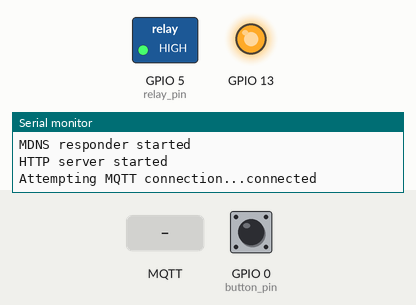
The sketch below on a simulated ESP8266 (NodeMCU). On the bench: switched loads named in the sketch (green lamp = pin HIGH), output pins drawn as LEDs (lit = HIGH), the last lines printed to the serial monitor. The test bench sets the inputs (shaded band); at power-on: GPIO 0 (button_pin) HIGH. WiFi joins after 1.5 s; servers stay silent unless stated; EEPROM starts erased; no MQTT or app messages arrive unless stated.

Above: at 5.2 s.
5.3 s: GPIO 0 (button_pin) pulled LOW for 0.15 s
At 6.2 s:
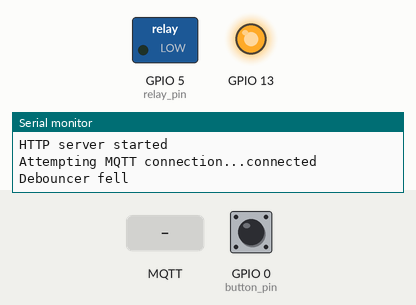
11.1 s: MQTT message "1" arrives on the first subscribed topic
At 12.3 s:
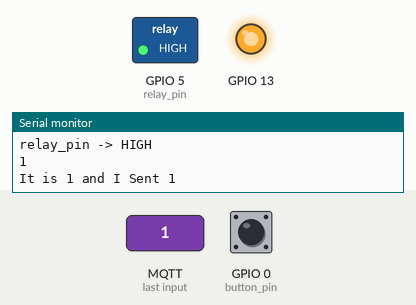
12.6 s: GPIO 0 (button_pin) pulled LOW for 1 s
At 12.9 s:
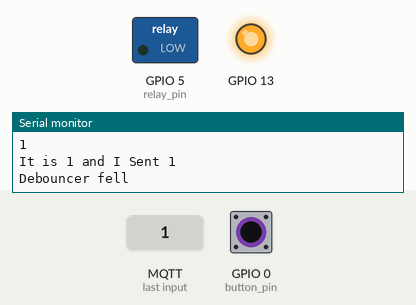
15.1 s: GPIO 0 (button_pin) pulled LOW for 3.2 s
At 16.0 s:
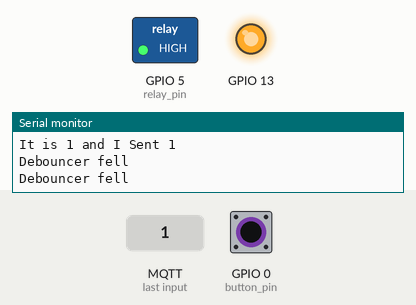
Timing chart, 0 to 18.1 s (numbered marks = the images above; inputs shaded):
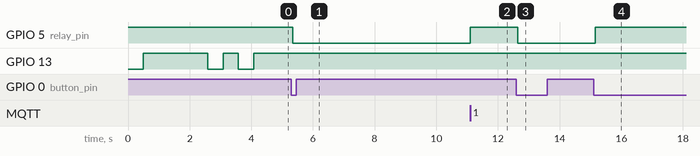

The sketch:

wifiSwitch.ino
```cpp
/*
Reference to the board I use to upload this file is this:
http://www.instructables.com/id/ESP8266-MPSM-v2-DevBoard-MAINS-WIFI-Web-Power-Swit/
The projects acts both lie a web server and an MQTT Client
 It connects to an MQTT server then:
  - on 0 switches off relay
  - on 1 switches on relay
  - on 2 switches the state of the relay
  - on 3 sends the relay status
  - sends 0 on off relay
  - sends 1 on on relay

 It will reconnect to the server if the connection is lost using a blocking
 reconnect function. See the 'mqtt_reconnect_nonblocking' example for how to
 achieve the same result without blocking the main loop.

 The current state is stored in EEPROM and restored on bootup

*/
#include <ESP8266WiFi.h>
#include <WiFiClient.h>
#include <ESP8266WebServer.h>
#include <ESP8266mDNS.h>
#include <PubSubClient.h>
#include <Bounce2.h>
#include <EEPROM.h>

MDNSResponder mdns;
WiFiClient espClient;
PubSubClient client(espClient);

const char* ssid = "----ENTER Wifi SSID ---- ";
const char* password = "----ENTER wifi key----";
const char* mqtt_server = "----Enter mqtt server IP---";
ESP8266WebServer server(80);

String ccwebPage = "";
int val=0;
long lastMsg = 0;
char msg[50];
int value = 0;
String rl_State="OFF";
const char* outTopic = "Sonoff1out"; //the MQTT topic that we write messages to inform users
const char* inTopic = "Sonoff1in"; //The MQTT Topic where users send commands (0,1,2,3)
int relay_pin = 5;
int button_pin = 0;
bool relayState = LOW;

// Instantiate a Bounce object :
Bounce debouncer = Bounce();


void setup_wifi() {
 //  ccwebPage += "<h1>ESP8266 Web Server</h1><p>Socket #1 <a href=\"socket1On\"><button>ON</button></a>&nbsp;<a href=\"socket1Off\"><button>OFF</button></a></p>";
 //  ccwebPage += "<p>Socket #2 <a href=\"socket2On\"><button>ON</button></a>&nbsp;<a href=\"socket2Off\"><button>OFF</button></a></p>";
  delay(10);
  // We start by connecting to a WiFi network
  Serial.println();
  Serial.print("Connecting to ");
  Serial.println(ssid);

  WiFi.begin(ssid, password);

  while (WiFi.status() != WL_CONNECTED) {
    extButton();
    for(int i = 0; i<500; i++){
      extButton();
      delay(1);
    }

    Serial.print(".");
  }
  digitalWrite(13, LOW);
  delay(500);
  digitalWrite(13, HIGH);
  delay(500);
  digitalWrite(13, LOW);
  delay(500);
  digitalWrite(13, HIGH);
  Serial.println("");
  Serial.println("WiFi connected");
  Serial.println("IP address: ");
  Serial.println(WiFi.localIP());


  if (mdns.begin("esp8266", WiFi.localIP())) {
    Serial.println("MDNS responder started");
  }
  server.on("/", [](){
    server.send(200, "text/html", webPage());

  });
  server.on("/socket1On", [](){
    Serial.println(getTime());
    digitalWrite(relay_pin, HIGH);
 //Store in EEPROM the value of led
    delay(1000);
    rl_State="1";
    relayState=HIGH;
    publishState();
    EEPROM.write(0, HIGH);    // Write state to EEPROM
    EEPROM.commit();
    server.send(200, "text/html", webPage());
  });
  server.on("/socket1Off", [](){
    Serial.println(getTime());
    digitalWrite(relay_pin, LOW);
    relayState=LOW;
    rl_State="0";
    publishState();
     EEPROM.write(0, LOW);    // Write state to EEPROM
    EEPROM.commit();
    delay(1000);

    server.send(200, "text/html", webPage());
 //Store in EEPROM the value of led

    rl_State=getStatus ();
    relayState=LOW;

  });
  server.on("/socket2On", [](){
    server.send(200, "text/html", webPage());
//    digitalWrite(gpio2_pin, HIGH);
//    digitalWrite(gpio3_pin, HIGH);
    delay(1000);
    publishState();
  });
  server.on("/socket2Off", [](){
    server.send(200, "text/html", webPage ());
//    digitalWrite(gpio2_pin, LOW);
//    digitalWrite(gpio3_pin, LOW);
    delay(1000);
    publishState();
  });
  server.begin();
  Serial.println("HTTP server started");

}

void callback(char* topic, byte* payload, unsigned int length) {
  Serial.print("Message arrived [");
  Serial.print(topic);
  Serial.print("] ");
  for (int i = 0; i < length; i++) {
    Serial.print((char)payload[i]);
  }
  Serial.println();

  // Switch on the LED if an 1 was received as first character
  if ((char)payload[0] == '0') {
    digitalWrite(relay_pin, LOW);   // Turn the LED on (Note that LOW is the voltage level
    Serial.println("relay_pin -> LOW");
    rl_State="0";
    relayState = LOW;
    EEPROM.write(0, relayState);    // Write state to EEPROM
    EEPROM.commit();
  } else if ((char)payload[0] == '1') {
    digitalWrite(relay_pin, HIGH);  // Turn the LED off by making the voltage HIGH
    Serial.println("relay_pin -> HIGH");
    relayState = HIGH;
    rl_State="1";
    EEPROM.write(0, relayState);    // Write state to EEPROM
    EEPROM.commit();
  } else if ((char)payload[0] == '2') {
    relayState = !relayState;
    rl_State=getStatus();
    digitalWrite(relay_pin, relayState);  // Turn the LED off by making the voltage HIGH
    Serial.print("relay_pin -> switched to ");
    Serial.println(relayState);
//    client.publish(outTopic,getStatus);
   // EEPROM.write(0, relayState);    // Write state to EEPROM
   // EEPROM.commit();
  }  else if ((char)payload[0] == '3') {
   //Just return 1 if LOW and 0 if HIGH
    Serial.print("relay_pin is switched to ");
    Serial.println(relayState);
  }

publishState ();
}
void reconnect() {
  // Loop until we're reconnected
  while (!client.connected()) {
    Serial.print("Attempting MQTT connection...");
    // Attempt to connect
    if (client.connect("-----ENTER MQTT USER ID-------")) {
      Serial.println("connected");
      // Once connected, publish an announcement...
      client.publish(outTopic, "Sonoff1 booted");
      // ... and resubscribe
      client.subscribe(inTopic);
    } else {
      Serial.print("failed, rc=");
      Serial.print(client.state());
      Serial.println(" try again in 5 seconds");
      // Wait 5 seconds before retrying
      for(int i = 0; i<5000; i++){
        extButton();
        delay(1);
      }
    }
  }
}

void extButton() {
  debouncer.update();

   // Call code if Bounce fell (transition from HIGH to LOW) :
   if ( debouncer.fell() ) {
     Serial.println("Debouncer fell");
     // Toggle relay state :
     relayState = !relayState;
     digitalWrite(relay_pin,relayState);
     EEPROM.write(0, relayState);    // Write state to EEPROM
     if (relayState == 1){
      client.publish(outTopic, "1");
     }
     else if (relayState == 0){
      client.publish(outTopic, "0");
     }
   }
}

void setup() {
  EEPROM.begin(512);              // Begin eeprom to store on/off state
  pinMode(relay_pin, OUTPUT);     // Initialize the relay pin as an output
  pinMode(button_pin, INPUT);     // Initialize the relay pin as an output
  pinMode(13, OUTPUT);
  relayState = EEPROM.read(0);
  digitalWrite(relay_pin,relayState);


  debouncer.attach(button_pin);   // Use the bounce2 library to debounce the built in button
  debouncer.interval(50);         // Input must be low for 50 ms

  digitalWrite(13, LOW);          // Blink to indicate setup
  delay(500);
  digitalWrite(13, HIGH);
  delay(500);

  Serial.begin(115200);
 //Serial.print ("Relay Status Read From EEPROM: ");
 //Serial.println(rl_State);
 //Serial.println relayState;

  setup_wifi();                   // Connect to wifi
  client.setServer(mqtt_server, 1883);
  client.setCallback(callback);
}

void loop() {

  if (!client.connected()) {
    reconnect();
  }
  client.loop();
  extButton();
  server.handleClient();
}


String getStatus () {
 if (relayState==0) {
   return "0";
   }

else if (relayState==1) {

  return "1";
}
}


String getTime() {
  WiFiClient client;
  while (!!!client.connect("google.com", 80)) {
    Serial.println("connection failed, retrying...");
  }

  client.print("HEAD / HTTP/1.1\r\n\r\n");

  while(!!!client.available()) {
     yield();
  }

  while(client.available()){
    if (client.read() == '\n') {
      if (client.read() == 'D') {
        if (client.read() == 'a') {
          if (client.read() == 't') {
            if (client.read() == 'e') {
              if (client.read() == ':') {
                client.read();
                String theDate = client.readStringUntil('\r');
                client.stop();
                return theDate;
              }
            }
          }
        }
      }
    }
  }
}

String webPage () {
   ccwebPage="";
   ccwebPage += "<h2>ArtInSmile WiFi Switch: ID=1</h2><p>Socket #1 <a href=\"socket1On\"><button>ON</button></a>&nbsp;<a href=\"socket1Off\"><button>OFF</button></a></p>";
   ccwebPage += "<p>Socket #2 <a href=\"socket2On\"><button>ON</button></a>&nbsp;<a href=\"socket2Off\"><button>OFF</button></a></p>";
   ccwebPage += getTime ();
   ccwebPage += "Status=";
   ccwebPage +=  rl_State;


  return ccwebPage;

}
void publishState() {
  //Publish to outTopic the relay State
 Serial.println (relayState);
 if (relayState == HIGH){
    Serial.println ("It is 1 and I Sent 1");
      client.publish(outTopic, "1");
     }
     else if (relayState == LOW){
      Serial.println ("It is 0 and I Sent 0");
      client.publish(outTopic, "0");
     }
}
```

Measured:
- after the input at 5.3 s, GPIO 5 (relay_pin): HIGH → LOW after 0.05 s
- after the input at 11.1 s, GPIO 5 (relay_pin): LOW → HIGH at once
- after the input at 12.6 s, GPIO 5 (relay_pin): HIGH → LOW after 0.05 s
- after the input at 15.1 s, GPIO 5 (relay_pin): LOW → HIGH after 0.05 s
